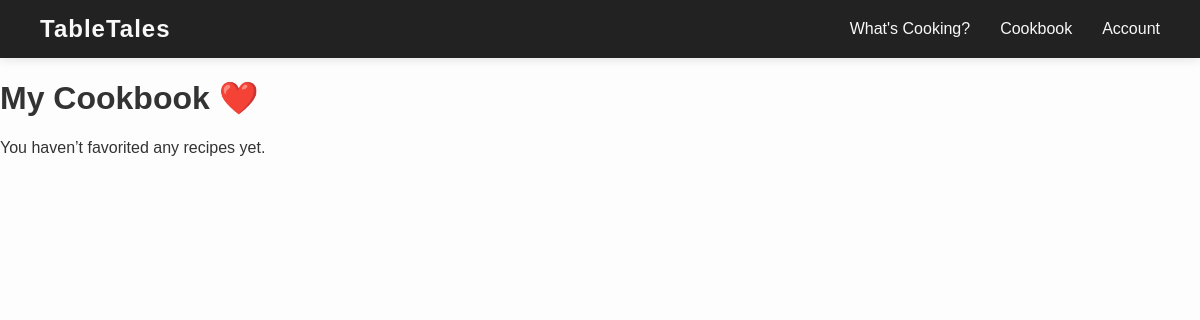
The app's page /cookbook/ (signed in), older data.
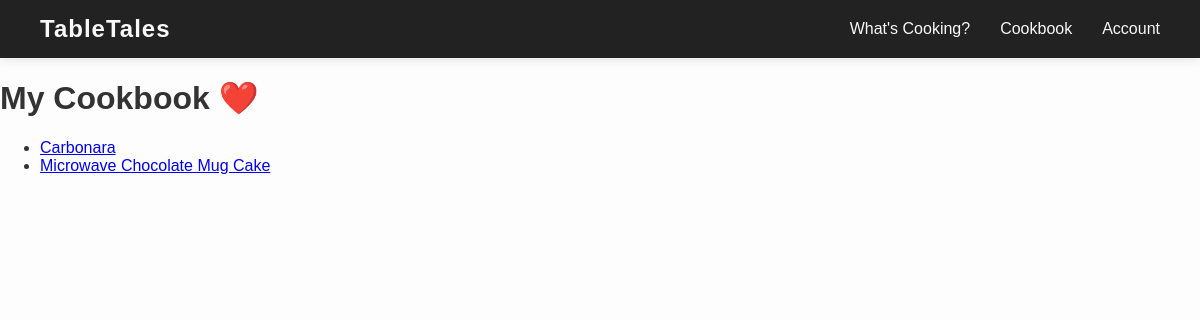
The same page, newer data.
### tabletales/models.py (models this page shows, shortened)
class Recipe(models.Model):
    title = models.CharField(max_length=200)
    author = models.ForeignKey(User, on_delete=models.CASCADE)
    description = models.TextField(blank=True)  # optional short summary
    image = models.ImageField(upload_to='recipes/', default='recipes/default.png', blank=True, null=True)
    instructions = models.TextField(help_text="Enter each step on a new line")
    created_on = models.DateTimeField(auto_now_add=True)
    favorited_by = models.ManyToManyField(User, related_name='favorite_recipes', blank=True)
    class Meta:
        ordering = ['-created_on']

### tabletales/views.py (the view)
# urls.py: path('cookbook/', views.cookbook, name='cookbook'),
@login_required #Cookbook View
def cookbook(request):
    recipes = request.user.favorite_recipes.all()
    return render(request, 'cookbook.html', {'recipes': recipes})

### tabletales/templates/cookbook.html
{% extends "base.html" %}
{% block content %}
<h1>My Cookbook ❤️</h1>
{% if recipes %}
  <ul>
    {% for recipe in recipes %}
      <li>
        <a href="{% url 'recipe_detail' recipe.pk %}">{{ recipe.title }}</a>
      </li>
    {% endfor %}
  </ul>
{% else %}
  <p>You haven’t favorited any recipes yet.</p>
{% endif %}
{% endblock %}

Row changes from the older to the newer data that the page shows:
added Recipe: title "Carbonara"
now on this page (row unchanged): Recipe: title "Microwave Chocolate Mug Cake"
Text that changed along with them:
text no longer shown: "You haven’t favorited any recipes yet."
